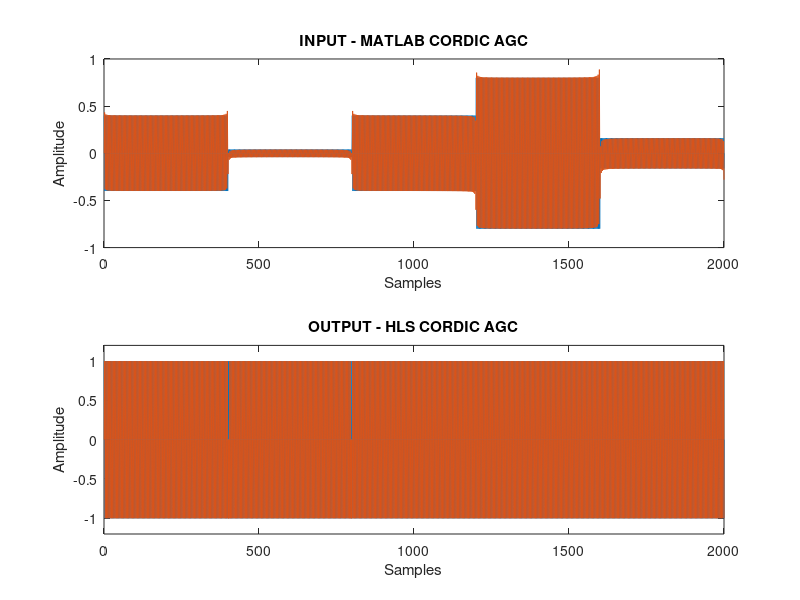

Write MATLAB code to recreate this figure. (Note: this script raises an error after producing the figure.)
%% AGC Cordic Approach
%  Author: Ryan Hiser
%  Project: Capstone V2X Motorcycle HUD
%  Filename: phnorm.m
%
%  Description: 
close all;
clear all;
clc;
%% Generate Test Data
y = cos(2*pi*(0:399)*0.25)*.4;
y1 = [y 0.1*y y 2*y 0.4*y]; % vary amplitude

IQ = hilbert(y1);
InPhase = real(IQ);
Quadrature = imag(IQ);

%% Do matlab implementation
phase = atan2(Quadrature,InPhase);
y1norm = exp(1i*phase);

%% Plot Results
h1 = figure();
subplot(211)
plot(InPhase)
hold on;
plot(Quadrature)
title('INPUT - MATLAB CORDIC AGC')
ylabel('Amplitude');xlabel('Samples');

subplot(212)
plot(real(y1norm))
hold on;
plot(imag(y1norm))
ylim([-1.2 1.2])
title('OUTPUT - HLS CORDIC AGC')
ylabel('Amplitude');xlabel('Samples');

%% Save Test Data for HLS testbench
res = saveIQdat_f(IQ,'norm_input.dat');

%% Read Results of HLS testbench
test = csvread('../normalizer/solution1/csim/build/norm_output.csv');
org_I = test(:,1);
org_Q = test(:,2);
hls_I = test(:,3);
hls_Q = test(:,4);

h2 = figure('Name','HLS Test Bench Results');
ax1 = subplot(211);
plot(org_I,'b','linewidth',2);
hold on;
plot(org_Q,'r','linewidth',2);
title('INPUT - HLS CORDIC AGC')
ylabel('Amplitude');xlabel('Samples');

ax2 = subplot(212);
plot(hls_I,'b','linewidth',2);
hold on;
plot(hls_Q,'r','linewidth',2);
title('OUTPUT - HLS CORDIC AGC')
ylabel('Amplitude');xlabel('Samples');
ylim([-1.2 1.2])
linkaxes([ax1 ax2],'x');

%% Saveplots
saveplot(h1,'MAT_Verficiation',1);
saveplot(h2,'HLS_Verification',1);

%% Cleanup
set(0,'DefaultFigureWindowStyle','normal')